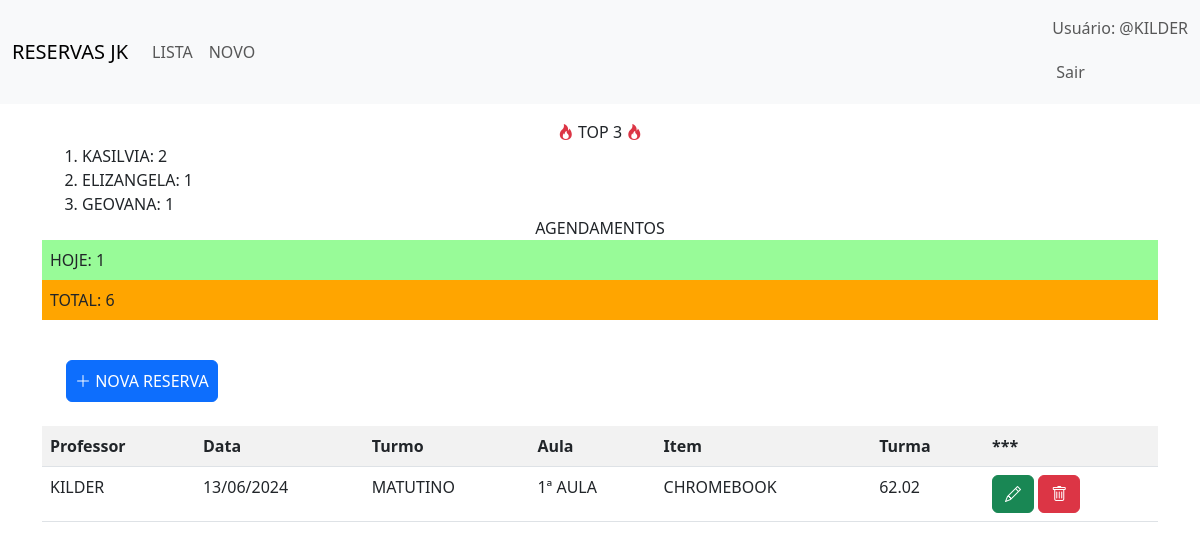
/ (signed in), run on the app's committed database.
### core/models.py (models this page shows, shortened)
class TimeStampedModel(models.Model):
    created_at = models.DateTimeField(auto_now_add=True)
    updated_at = models.DateTimeField(auto_now=True)
    class Meta:
        abstract = True

class Rental(TimeStampedModel):
    PERIOD_CHOICES = [
        ("matutino", "MATUTINO"),
        ("vespertino", "VESPERTINO"),
    ]
    CLASSES_CHOICES = [
        ("1 aula", "1ª AULA"),
        ("2 aula", "2ª AULA"),
        ("3 aula", "3ª AULA"),
        ("4 aula", "4ª AULA"),
        ("5 aula", "5ª AULA"),
    ]
    item = models.ForeignKey(Item, on_delete=models.CASCADE)
    date = models.DateField(null=True, blank=False)
    period = models.CharField(
        choices=PERIOD_CHOICES, max_length=20, null=True, blank=False
    )
    period_time = models.CharField(
        choices=CLASSES_CHOICES, max_length=20, null=True, blank=False
    )
    room = models.CharField(max_length=100, null=True, blank=False)
    client = models.ForeignKey(User, on_delete=models.CASCADE, null=True, blank=False)

class Item(TimeStampedModel):
    name = models.CharField(max_length=100)
    available = models.BooleanField(default=True)

### core/views.py (the view)
# urls.py: path("", RentalListView.as_view(), name="rental_list"),
class RentalListView(generic.ListView):
    model = Rental
    template_name = "rental_list.html"
    context_object_name = "rentals"
    def get_queryset(self) -> QuerySet[Any]:
        today = timezone.now().date()
        return Rental.objects.filter(date__gte=today).order_by(
            "date", "period", "period_time"
        )
    def get_context_data(self, **kwargs: Any) -> dict[str, Any]:
        context = super().get_context_data(**kwargs)
        today = timezone.now().date()
        context["today"] = today
        context["tomorrow"] = today + timezone.timedelta(days=1)
        context["total_rentals"] = Rental.objects.count()
        context["today_rentals"] = Rental.objects.filter(date=today).count()
        context["top_3_users"] = (
            User.objects.annotate(rental_count=Count("rental"))
            .order_by("-rental_count")[:3]
        )
        return context

### core/templates/rental_list.html (shortened to what this page needs)
{% extends 'index.html' %}
{% block content %}
<div class="flex justify-content-around my-3">
  <div class="flex align-items-center border-round-2xl border-1 px-2">
    <p class="text-center pr-1 m-0"><i class="bi bi-fire text-danger"></i> TOP 3 <i class="bi bi-fire text-danger"></i></p>
    <ol class="border-left-1 m-0">
      {% for user in top_3_users %}
      <li>{{ user.username | upper }}: {{ user.rental_count }}</li>
      {% endfor %}
    </ol>
  </div>
  <div class="flex align-items-center border-round-2xl overflow-auto border-1">
    <p class="text-center m-0 px-1">AGENDAMENTOS</p>
    <div class="border-left-1">
      <p style="background-color: palegreen" class="m-0 p-2 border-bottom-1">HOJE: {{today_rentals}}</p>
      <p style="background-color: orange" class="m-0 p-2">TOTAL: {{total_rentals}}</p>
    </div>
  </div>
</div>
<div class="flex justify-content-between p-4">
  {% if user.is_authenticated %}
  <a href="{% url 'core:rental_create' %}" class="btn btn-primary w-full p-2"><i class="bi bi-plus-lg"></i> NOVA RESERVA</a>
  {% endif %}
</div>
<table class="table table-striped table-hover">
  <tr>
    <th>Professor</th>
    <th>Data</th>
    <th>Turmo</th>
    <th>Aula</th>
    <th>Item</th>
    <th>Turma</th>
    <th>***</th>
  </tr>
  {% for rental in rentals %}
  <tr
    style="background-color: {% if rental.date == today %} palegreen {% elif rental.date == tomorrow %} antiquewhite {% endif %}">
    <td>{{ rental.client.username | upper }}</td>
    <td>{{ rental.date | date:'d/m/Y' }}</td>
    <td>{{ rental.get_period_display }}</td>
    <td>{{ rental.get_period_time_display }}</td>
    <td>{{ rental.item.name | upper }}</td>
    <td>{{ rental.room }}</td>
    <td>
      {% if user.is_superuser or rental.client == user %}
      <a href="{% url 'core:rental_edit' rental.pk %}"><i class="bi-pencil btn btn-success"></i></a>
      <a href="{% url 'core:rental_delete' rental.pk %}"><i class="bi-trash btn btn-danger"></i></a>
      {% endif %}
    </td>
  </tr>
  {% endfor %}
</table>
{% endblock %}

### core/templates/index.html (shortened to what this page needs)
<!DOCTYPE html>
<html lang="en">
<head>
  <link rel="stylesheet" href="https://unpkg.com/primeflex@latest/primeflex.css">
  <link href="https://cdn.jsdelivr.net/npm/bootstrap@5.3.0-alpha1/dist/css/bootstrap.min.css" rel="stylesheet">
  <link rel="stylesheet" href="https://cdn.jsdelivr.net/npm/bootstrap-icons@1.11.3/font/bootstrap-icons.min.css">
</head>
<body>
  <nav class="navbar navbar-expand-lg bg-body-tertiary">
    <div class="container-fluid">
      <a class="navbar-brand" href="/">RESERVAS JK</a>
      <div class="collapse navbar-collapse" id="navbarNav">
        {% if user.is_authenticated %}
        <ul class="navbar-nav">
          <li class="nav-item">
            <a class="nav-link" href="{% url 'core:rental_list' %}">LISTA</a>
          </li>
          <li class="nav-item">
            <a class="nav-link" href="{% url 'core:rental_create' %}">NOVO</a>
          </li>
        </ul>
        {% endif %}
      </div>
      <div class="navbar-text">
        {% if user.is_authenticated %}
        <form id="logout-form" method="post" action="{% url 'logout' %}">
          <div class="flex gap-1">
            <p>
              Usuário: @{{ user.username | upper }}
            </p>
            <button type="submit" class="nav-link btn btn-danger p-1">Sair</button>
          </div>
        </form>
        {% else %}
        <a class="nav-link btn btn-success p-1" href="{% url 'login' %}">Entrar</a>
        {% endif %}
      </div>
    </div>
  </nav>
  <div class="container">
    {% block content %} {% endblock %}
  </div>
</body>
</html>

### data on the page
Rental: client.username "KILDER", date "13/06/2024", period "MATUTINO", period_time "1ª AULA", item.name "CHROMEBOOK", room "62.02"

### other printed values
{{ user.username | upper }} "KILDER"
{{ user.username | upper }} "KASILVIA"
{{ user.rental_count }} "2"
{{ user.username | upper }} "ELIZANGELA"
{{ user.rental_count }} "1"
{{ user.username | upper }} "GEOVANA"
{{ today_rentals }} "1"
{{ total_rentals }} "6"
